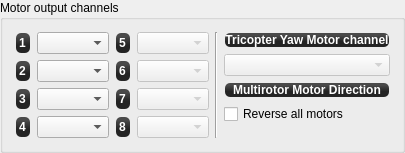
                <widget class="QGroupBox" name="groupBox">
                 <property name="sizePolicy">
                  <sizepolicy hsizetype="Preferred" vsizetype="Preferred">
                   <horstretch>0</horstretch>
                   <verstretch>0</verstretch>
                  </sizepolicy>
                 </property>
                 <property name="minimumSize">
                  <size>
                   <width>0</width>
                   <height>140</height>
                  </size>
                 </property>
                 <property name="title">
                  <string>Motor output channels</string>
                 </property>
                 <layout class="QGridLayout" name="gridLayout_6" columnstretch="1,1,0,0,1">
                  <property name="margin">
                   <number>12</number>
                  </property>
                  <item row="0" column="0" rowspan="5">
                   <layout class="QFormLayout" name="formLayout_2">
                    <property name="sizeConstraint">
                     <enum>QLayout::SetMaximumSize</enum>
                    </property>
                    <property name="fieldGrowthPolicy">
                     <enum>QFormLayout::AllNonFixedFieldsGrow</enum>
                    </property>
                    <property name="verticalSpacing">
                     <number>6</number>
                    </property>
                    <item row="0" column="0">
                     <widget class="QLabel" name="MotorOutputLabel1">
                      <property name="styleSheet">
                       <string notr="true">background-color: qlineargradient(spread:reflect, x1:0.507, y1:0, x2:0.507, y2:0.772, stop:0.208955 rgba(74, 74, 74, 255), stop:0.78607 rgba(36, 36, 36, 255));
color: rgb(255, 255, 255);
border-radius: 5;
font: bold 12px;
margin:1px;</string>
                      </property>
                      <property name="text">
                       <string>1</string>
                      </property>
                     </widget>
                    </item>
                    <item row="0" column="1">
                     <widget class="QComboBox" name="multiMotorChannelBox1">
                      <property name="toolTip">
                       <string>Assign your motor output channels using the drawing above as a reference. Respect propeller rotation.</string>
                      </property>
                     </widget>
                    </item>
                    <item row="1" column="0">
                     <widget class="QLabel" name="label_8">
                      <property name="styleSheet">
                       <string notr="true">background-color: qlineargradient(spread:reflect, x1:0.507, y1:0, x2:0.507, y2:0.772, stop:0.208955 rgba(74, 74, 74, 255), stop:0.78607 rgba(36, 36, 36, 255));
color: rgb(255, 255, 255);
border-radius: 5;
font: bold 12px;
margin:1px;</string>
                      </property>
                      <property name="text">
                       <string>2</string>
                      </property>
                     </widget>
                    </item>
                    <item row="1" column="1">
                     <widget class="QComboBox" name="multiMotorChannelBox2">
                      <property name="toolTip">
                       <string>Assign your motor output channels using the drawing above as a reference. Respect propeller rotation.</string>
                      </property>
                     </widget>
                    </item>
                    <item row="2" column="0">
                     <widget class="QLabel" name="label_9">
                      <property name="styleSheet">
                       <string notr="true">background-color: qlineargradient(spread:reflect, x1:0.507, y1:0, x2:0.507, y2:0.772, stop:0.208955 rgba(74, 74, 74, 255), stop:0.78607 rgba(36, 36, 36, 255));
color: rgb(255, 255, 255);
border-radius: 5;
font: bold 12px;
margin:1px;</string>
                      </property>
                      <property name="text">
                       <string>3</string>
                      </property>
                     </widget>
                    </item>
                    <item row="2" column="1">
                     <widget class="QComboBox" name="multiMotorChannelBox3">
                      <property name="toolTip">
                       <string>Assign your motor output channels using the drawing above as a reference. Respect propeller rotation.</string>
                      </property>
                     </widget>
                    </item>
                    <item row="3" column="0">
                     <widget class="QLabel" name="label_10">
                      <property name="styleSheet">
                       <string notr="true">background-color: qlineargradient(spread:reflect, x1:0.507, y1:0, x2:0.507, y2:0.772, stop:0.208955 rgba(74, 74, 74, 255), stop:0.78607 rgba(36, 36, 36, 255));
color: rgb(255, 255, 255);
border-radius: 5;
font: bold 12px;
margin:1px;</string>
                      </property>
                      <property name="text">
                       <string>4</string>
                      </property>
                     </widget>
                    </item>
                    <item row="3" column="1">
                     <widget class="QComboBox" name="multiMotorChannelBox4">
                      <property name="toolTip">
                       <string>Assign your motor output channels using the drawing above as a reference. Respect propeller rotation.</string>
                      </property>
                     </widget>
                    </item>
                   </layout>
                  </item>
                  <item row="0" column="1" rowspan="5">
                   <layout class="QFormLayout" name="formLayout_4">
                    <property name="sizeConstraint">
                     <enum>QLayout::SetMaximumSize</enum>
                    </property>
                    <property name="fieldGrowthPolicy">
                     <enum>QFormLayout::AllNonFixedFieldsGrow</enum>
                    </property>
                    <property name="verticalSpacing">
                     <number>6</number>
                    </property>
                    <item row="0" column="0">
                     <widget class="QLabel" name="label_11">
                      <property name="styleSheet">
                       <string notr="true">background-color: qlineargradient(spread:reflect, x1:0.507, y1:0, x2:0.507, y2:0.772, stop:0.208955 rgba(74, 74, 74, 255), stop:0.78607 rgba(36, 36, 36, 255));
color: rgb(255, 255, 255);
border-radius: 5;
font: bold 12px;
margin:1px;</string>
                      </property>
                      <property name="text">
                       <string>5</string>
                      </property>
                     </widget>
                    </item>
                    <item row="0" column="1">
                     <widget class="QComboBox" name="multiMotorChannelBox5">
                      <property name="enabled">
                       <bool>false</bool>
                      </property>
                      <property name="sizePolicy">
                       <sizepolicy hsizetype="Preferred" vsizetype="Fixed">
                        <horstretch>0</horstretch>
                        <verstretch>0</verstretch>
                       </sizepolicy>
                      </property>
                      <property name="toolTip">
                       <string>Assign your motor output channels using the drawing above as a reference. Respect propeller rotation.</string>
                      </property>
                     </widget>
                    </item>
                    <item row="1" column="0">
                     <widget class="QLabel" name="label_12">
                      <property name="styleSheet">
                       <string notr="true">background-color: qlineargradient(spread:reflect, x1:0.507, y1:0, x2:0.507, y2:0.772, stop:0.208955 rgba(74, 74, 74, 255), stop:0.78607 rgba(36, 36, 36, 255));
color: rgb(255, 255, 255);
border-radius: 5;
font: bold 12px;
margin:1px;</string>
                      </property>
                      <property name="text">
                       <string>6</string>
                      </property>
                     </widget>
                    </item>
                    <item row="1" column="1">
                     <widget class="QComboBox" name="multiMotorChannelBox6">
                      <property name="enabled">
                       <bool>false</bool>
                      </property>
                      <property name="toolTip">
                       <string>Assign your motor output channels using the drawing above as a reference. Respect propeller rotation.</string>
                      </property>
                     </widget>
                    </item>
                    <item row="2" column="0">
                     <widget class="QLabel" name="label_16">
                      <property name="styleSheet">
                       <string notr="true">background-color: qlineargradient(spread:reflect, x1:0.507, y1:0, x2:0.507, y2:0.772, stop:0.208955 rgba(74, 74, 74, 255), stop:0.78607 rgba(36, 36, 36, 255));
color: rgb(255, 255, 255);
border-radius: 5;
font: bold 12px;
margin:1px;</string>
                      </property>
                      <property name="text">
                       <string>7</string>
                      </property>
                     </widget>
                    </item>
                    <item row="2" column="1">
                     <widget class="QComboBox" name="multiMotorChannelBox7">
                      <property name="enabled">
                       <bool>false</bool>
                      </property>
                      <property name="toolTip">
                       <string>Assign your motor output channels using the drawing above as a reference. Respect propeller rotation.</string>
                      </property>
                     </widget>
                    </item>
                    <item row="3" column="0">
                     <widget class="QLabel" name="label_17">
                      <property name="styleSheet">
                       <string notr="true">background-color: qlineargradient(spread:reflect, x1:0.507, y1:0, x2:0.507, y2:0.772, stop:0.208955 rgba(74, 74, 74, 255), stop:0.78607 rgba(36, 36, 36, 255));
color: rgb(255, 255, 255);
border-radius: 5;
font: bold 12px;
margin:1px;</string>
                      </property>
                      <property name="text">
                       <string>8</string>
                      </property>
                     </widget>
                    </item>
                    <item row="3" column="1">
                     <widget class="QComboBox" name="multiMotorChannelBox8">
                      <property name="enabled">
                       <bool>false</bool>
                      </property>
                      <property name="toolTip">
                       <string>Assign your motor output channels using the drawing above as a reference. Respect propeller rotation.</string>
                      </property>
                     </widget>
                    </item>
                   </layout>
                  </item>
                  <item row="0" column="2" rowspan="5" colspan="2">
                   <widget class="Line" name="line">
                    <property name="sizePolicy">
                     <sizepolicy hsizetype="Fixed" vsizetype="Preferred">
                      <horstretch>0</horstretch>
                      <verstretch>0</verstretch>
                     </sizepolicy>
                    </property>
                    <property name="orientation">
                     <enum>Qt::Vertical</enum>
                    </property>
                   </widget>
                  </item>
                  <item row="2" column="4">
                   <widget class="QLabel" name="label_3">
                    <property name="sizePolicy">
                     <sizepolicy hsizetype="Preferred" vsizetype="Fixed">
                      <horstretch>0</horstretch>
                      <verstretch>0</verstretch>
                     </sizepolicy>
                    </property>
                    <property name="minimumSize">
                     <size>
                      <width>0</width>
                      <height>16</height>
                     </size>
                    </property>
                    <property name="styleSheet">
                     <string notr="true">background-color: qlineargradient(spread:reflect, x1:0.507, y1:0, x2:0.507, y2:0.772, stop:0.208955 rgba(74, 74, 74, 255), stop:0.78607 rgba(36, 36, 36, 255));
color: rgb(255, 255, 255);
border-radius: 5;
font: bold 12px;
margin:1px;</string>
                    </property>
                    <property name="text">
                     <string>Multirotor Motor Direction</string>
                    </property>
                    <property name="alignment">
                     <set>Qt::AlignCenter</set>
                    </property>
                   </widget>
                  </item>
                  <item row="1" column="4">
                   <widget class="QComboBox" name="triYawChannelBox">
                    <property name="enabled">
                     <bool>false</bool>
                    </property>
                    <property name="sizePolicy">
                     <sizepolicy hsizetype="MinimumExpanding" vsizetype="Fixed">
                      <horstretch>0</horstretch>
                      <verstretch>0</verstretch>
                     </sizepolicy>
                    </property>
                    <property name="minimumSize">
                     <size>
                      <width>40</width>
                      <height>0</height>
                     </size>
                    </property>
                   </widget>
                  </item>
                  <item row="0" column="4">
                   <widget class="QLabel" name="label_2">
                    <property name="sizePolicy">
                     <sizepolicy hsizetype="Expanding" vsizetype="Fixed">
                      <horstretch>0</horstretch>
                      <verstretch>0</verstretch>
                     </sizepolicy>
                    </property>
                    <property name="minimumSize">
                     <size>
                      <width>0</width>
                      <height>16</height>
                     </size>
                    </property>
                    <property name="styleSheet">
                     <string notr="true">background-color: qlineargradient(spread:reflect, x1:0.507, y1:0, x2:0.507, y2:0.772, stop:0.208955 rgba(74, 74, 74, 255), stop:0.78607 rgba(36, 36, 36, 255));
color: rgb(255, 255, 255);
border-radius: 5;
font: bold 12px;
margin:1px;</string>
                    </property>
                    <property name="text">
                     <string>Tricopter Yaw Motor channel</string>
                    </property>
                    <property name="alignment">
                     <set>Qt::AlignCenter</set>
                    </property>
                   </widget>
                  </item>
                  <item row="3" column="4">
                   <widget class="QCheckBox" name="MultirotorRevMixercheckBox">
                    <property name="text">
                     <string>Reverse all motors</string>
                    </property>
                   </widget>
                  </item>
                 </layout>
                </widget>
